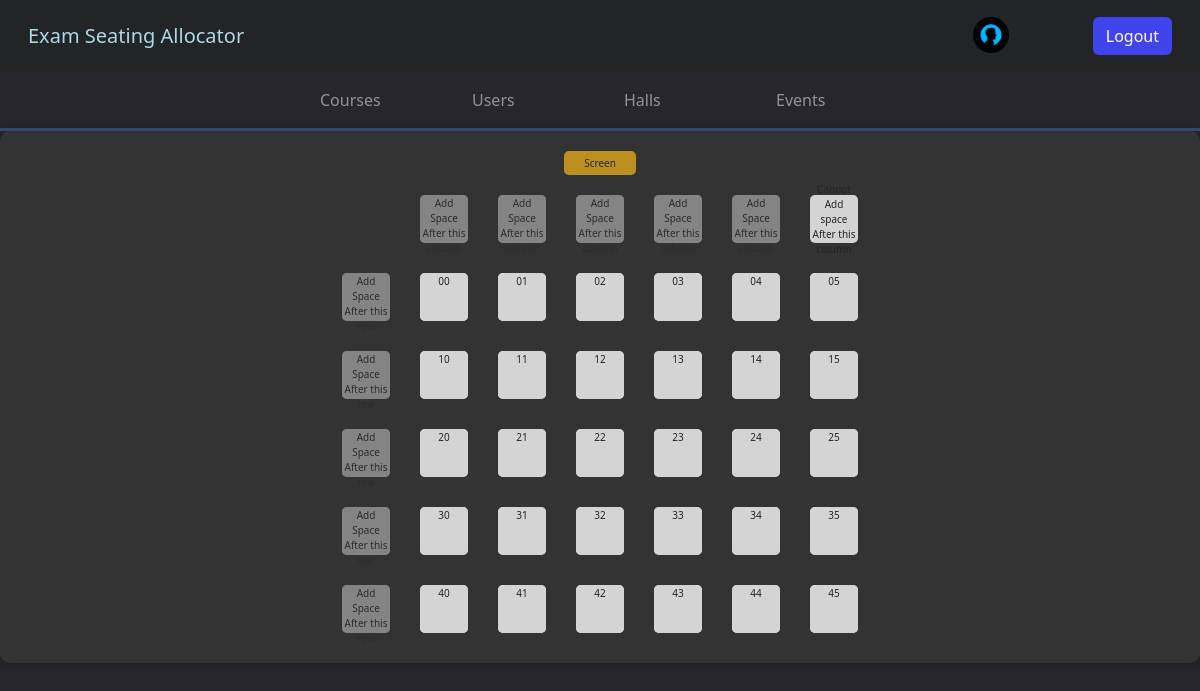
The page /edit_hall_layout/27 (signed in) on the database its author committed.
### api/models.py (models this page shows)
class User(AbstractUser):
    user_type = models.CharField(max_length=20, choices=USER_TYPES)
    user_image = models.ImageField(
        upload_to="Users",
    )
    groups = models.ManyToManyField(Group, related_name="api_users")
    user_permissions = models.ManyToManyField(Permission, related_name="api_users")

class HallColumnSpaces(models.Model):
    hall = models.ForeignKey(
        Hall, on_delete=models.CASCADE, related_name="columnspaces", blank=True
    )
    columnAfter = models.IntegerField(blank=True)
    is_space = models.BooleanField(default=False)

class HallRowSpaces(models.Model):
    hall = models.ForeignKey(
        Hall, on_delete=models.CASCADE, related_name="rowspaces", blank=True
    )
    rowAfter = models.IntegerField(blank=True)
    is_space = models.BooleanField(default=False)

### api/views.py (the view)
# urls.py: path("edit_hall_layout/<id>", edithalllayout, name="edit_hall_layout"),
@user_passes_test(is_admin, login_url="login_page")
def edithalllayout(request, id):
    hall = Hall.objects.get(id=id)
    hallcolumnspaces = hall.columnspaces.all()
    forLastColumn = hallcolumnspaces.order_by("columnAfter")
    lastColumn = forLastColumn.last()
    hallrowspaces = hall.rowspaces.all()
    seatNumbers = hall.seats.all()
    context = {
        "style": "edithall",
        "jslink": "edithall",
        "homeurl": "admin_home",
        "hall": hall,
        "hallRows": range(0, hall.rows),
        "hallColumns": range(0, hall.columns),
        "seatNumbers": seatNumbers,
        "hallColumnSpaces": hallcolumnspaces,
        "lastColumn": lastColumn,
        "hallRowSpaces": hallrowspaces,
    }
    return render(request, "editHall.html", context)

### api/views.py (called while the page is built)
def is_admin(user):
    return user.groups.filter(name="RTEs").exists()

### api/templates/editHall.html (shortened to what this page needs)
{%extends "base.html"%} {%block start%} {% csrf_token %}
<div class="hall">
  <div class="screen">Screen</div>
  <div class="row">
    <div class="space">
    </div>
    {%for hallColumnSpace in hallColumnSpaces%}
    {%if lastColumn.columnAfter != hallColumnSpace.columnAfter%}
      <div class="seat{% if hallColumnSpace.is_space == False %}deleted{% endif %}">
          {% if hallColumnSpace.is_space == False %}
            <a href="/add_columnspace_to_hall/{{hallColumnSpace.id}}"class="btn seatbutton">Add Space After this column</a><br>
          {%else%}
            <a href="/remove_columnspace_from_hall/{{hallColumnSpace.id}}"class="btn seatbutton">Remove Space After this column</a><br>
          {%endif%}
           </div>
        {%else%}
          <div class="seat">
            <span>Cannot Add space After this column</span>
          </div>
        {%endif%}
    {%endfor%}
  </div>
  {%for row_number in hallRowSpaces %}
      <div class="row">
          <div class="seat{% if row_number.is_space == False %}deleted{% endif %}">
            {% if row_number.is_space == False %}
              <a href="/add_rowspace_to_hall/{{row_number.id}}"class="btn seatbutton">Add Space After this row</a><br>
            {%else%}
              <a href="/remove_rowspace_from_hall/{{row_number.id}}"class="btn seatbutton">Remove Space After this row</a><br>
            {%endif%}
           </div>
        {% for hallColumnSpace in hallColumnSpaces %}
         {%for seatNumber in seatNumbers%}
            {%if seatNumber.row == row_number.rowAfter and seatNumber.column == hallColumnSpace.columnAfter%}
              <div class="seat{% if seatNumber.is_deleted %}deleted{% endif %}">
                  {% if seatNumber.is_deleted %}
                    <a href="/add_seat_to_hall/{{seatNumber.id}}"class="btn seatbutton">{{row_number.rowAfter}}{{hallColumnSpace.columnAfter}}</a><br>
                  {%else%}
                    <a href="/remove_seat_from_hall/{{seatNumber.id}}"class="btn seatbutton">{{row_number.rowAfter}}{{hallColumnSpace.columnAfter}}</a><br>
                  {%endif%}
              </div>
            {%endif%}
          {%endfor%}
        {% endfor %}
      </div>
    {% endfor %}
  </div>
{%endblock%}

### api/templates/base.html (shortened to what this page needs)
<!DOCTYPE html>
<html>
  <head>
    {% load static %}
    <link
      rel="stylesheet"
      type="text/css"
      href="{% static 'myapp/Styles/base' %}.css"
    />
    <link rel="stylesheet" href="https://maxcdn.bootstrapcdn.com/bootstrap/4.5.2/css/bootstrap.min.css">
    <link
      href="https://cdn.jsdelivr.net/npm/bootstrap@5.3.1/dist/css/bootstrap.min.css"
      rel="stylesheet"
    />
    {% if style %}
    <link
      rel="stylesheet"
      type="text/css"
      href="{% static 'myapp/Styles/'|add:style %}.css"
    />
    {% endif %}
  </head>
  <body style="background-color:#27262C;">
    <nav class="navbar dark p-3 " style="background:#222426">
      <div class="container-fluid">
        <a href="{% if homeurl == "login_page" %} /
        {%else%}
        /{{homeurl}}/
        {%endif%}" class="navbar-brand" style="color:lightblue">Exam Seating Allocator</a>
        <form class="d-flex" role="search">
          {%if request.user.is_authenticated%}
              <a class="nav-link" href="/{{homeurl}}/" >
                  <img src="/media/{{user.user_image}}" alt="Profile Picture" class = "navProfile" >
              </a>
          <a href="/logout/" class="btn" style="background:#4044ED; color:white;" type="submit">Logout</a>
          {%endif%}
        </form>
      </div>
    </nav>
    {% if homeurl == "admin_home" %}
    <nav class="navbar navbar-expand-md navbar-dark" style="border-style: none none solid none; border-color: #2C4D6F;">
        <div class="container">
          <div class="collapse navbar-collapse" id="navbarNavDropdown">
            <ul class="navbar-nav mx-auto">
              <li class="nav-item">
                <a class="nav-link mx-3 {%if page_url%}{%if page_url == "course"%}active{%endif%}{%endif%}" aria-current="page" href="/view_courses/">Courses</a>
              </li>
              <li class="nav-item">
                <a class="nav-link mx-3 {%if page_url%}{%if page_url == "user"%}active{%endif%}{%endif%}" href="/view_users/">Users</a>
              </li>
              <li class="nav-item">
                <a class="nav-link mx-3 {%if page_url%}{%if page_url == "hall"%}active{%endif%}{%endif%}" href="/view_halls/">Halls</a>
              </li>
              <li class="nav-item">
                <a class="nav-link mx-3 {%if page_url%}{%if page_url == "event"%}active{%endif%}{%endif%}" href="/admin_events_view/">Events</a>
              </li>
            </ul>
          </div>
        </div>
      </nav>
      {%endif%}
    {% block start %} {% endblock %}
  </body>
</html>

### static/myapp/Styles/base.css (style rules this page uses)
.navProfile { width: 36px; height: 36px; object-fit: cover; border-radius: 50%; margin-right: 20px; }
@media screen and (min-width: 777px) { .nav-link { padding: 18px 0; min-width: 120px; } }
@media screen and (min-width: 777px) { .navbar { padding: 0; } }

### static/myapp/Styles/edithall.css (style rules this page uses)
.hall { display: flex; flex-direction: column; align-items: center; gap: 10px; background-color: #333; border-radius: 10px; box-shadow: 0 0 10px rgba(0, 0, 0, 0.3); padding: 20px; box-sizing: border-box; overflow: auto; }
.screen { width: 6vw; height: 2vw; border-radius: 5px; background-color: #bc9020; font-size: 10px; padding: 0; text-align: center; transition: background-color 0.3s; display: flex; justify-content: center; align-items: center; }
.row { gap: 30px; flex-wrap: nowrap; display: flex; margin: 10px; }
.seat { width: 4vw; height: 4vw; border-radius: 5px; cursor: pointer; background-color: #d5d4d4; font-size: 10px; padding: 0; text-align: center; transition: background-color 0.3s; display: flex; justify-content: center; align-items: center; }
.space { width: 4vw; height: 4vw; border-radius: 5px; cursor: pointer; background-color: #ff000000; font-size: 10px; padding: 0; text-align: center; transition: background-color 0.3s; display: flex; justify-content: center; align-items: center; }
.seatdeleted { width: 4vw; height: 4vw; font-size: 10px; padding: 0; text-align: center; border-radius: 5px; cursor: pointer; background-color: #d5d4d4; opacity: 0.5; display: flex; justify-content: center; align-items: center; }
.seatbutton { width: 4vw; height: 4vw; border-radius: 5px; cursor: pointer; background-color: #d5d4d4; padding: 0; font-size: 10px; }

### rows shown on the page
User: user_image (placeholder picture)
HallColumnSpaces: columnAfter "0"
HallColumnSpaces: columnAfter "1"
HallColumnSpaces: columnAfter "2"
HallColumnSpaces: columnAfter "3"
HallColumnSpaces: columnAfter "4"
HallColumnSpaces: shows "Cannot Add space After this column", columnAfter "5"
HallRowSpaces: rowAfter "0"
HallRowSpaces: rowAfter "1"
HallRowSpaces: rowAfter "2"
HallRowSpaces: rowAfter "3"
HallRowSpaces: rowAfter "4"
